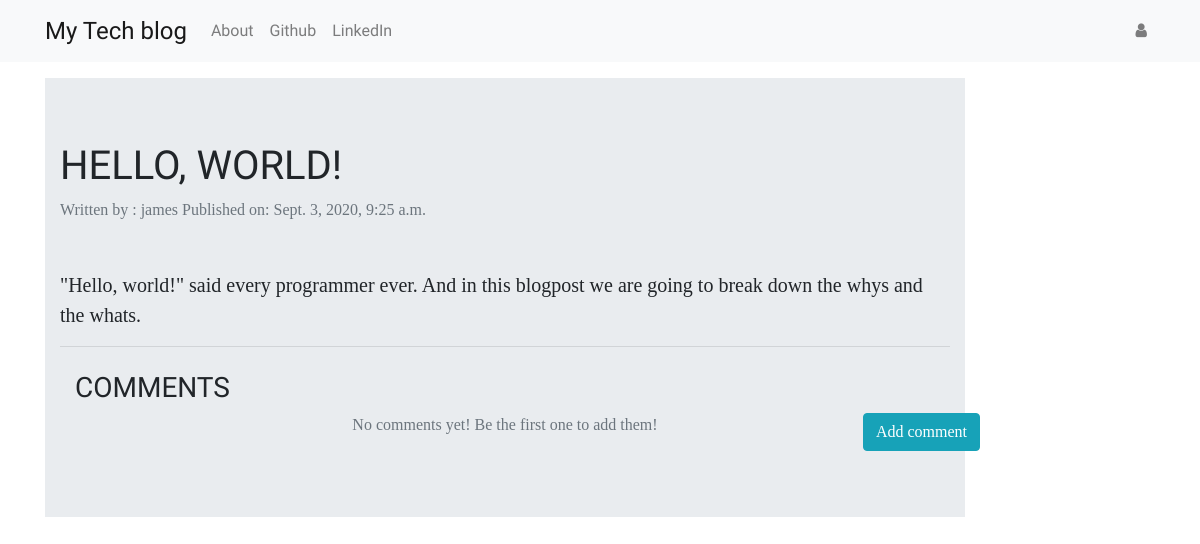
/post/1, run on an earlier commit of the app's database.
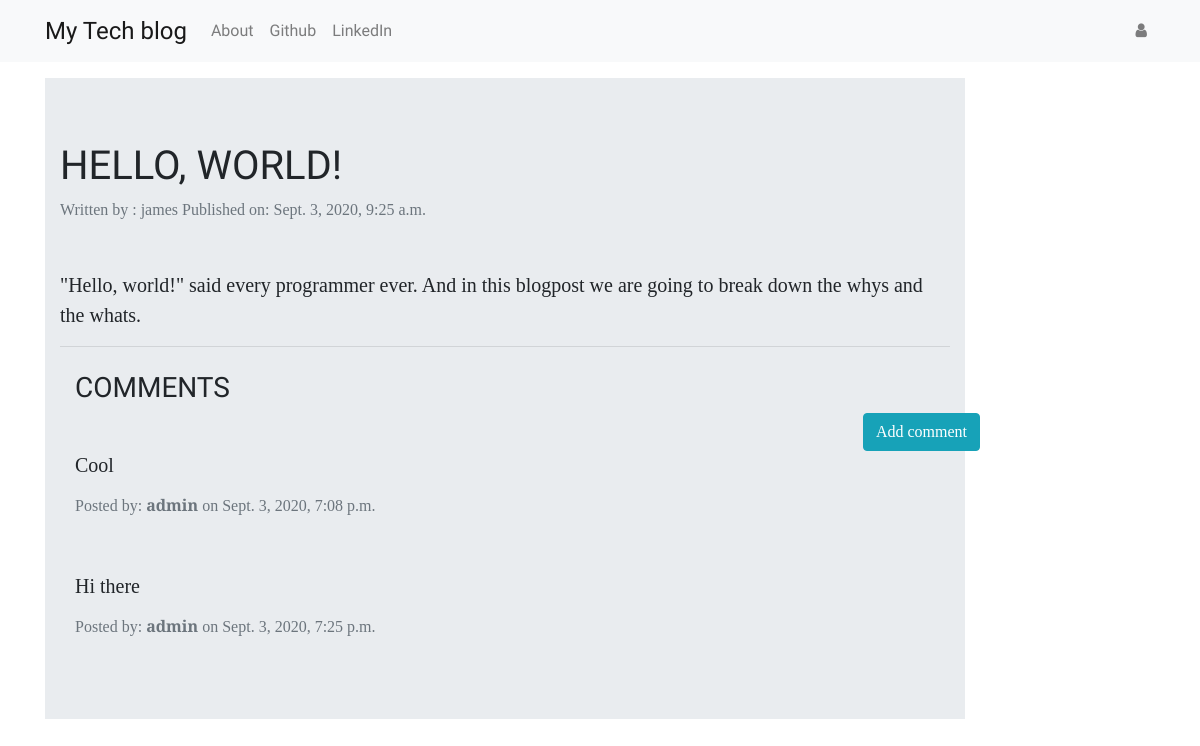
And on a later commit of the database.
### blog/models.py (models this page shows, shortened)
class Post(models.Model):
    author = models.ForeignKey(
        settings.AUTH_USER_MODEL,
        on_delete=models.CASCADE,
    )
    title = models.CharField(max_length=200)
    text = models.TextField()
    created_date = models.DateTimeField(default=timezone.now)
    published_date = models.DateTimeField(blank=True, null=True)

class Comment(models.Model):
    post = models.ForeignKey(Post, related_name='comments', on_delete=models.CASCADE)
    author = models.ForeignKey(
        settings.AUTH_USER_MODEL,
        on_delete=models.CASCADE,
    )
    text = models.TextField()
    created_date = models.DateTimeField(default=timezone.now)
    approved_comment = models.BooleanField(default=False)

### blog/views.py (the view)
# urls.py: path('post/<int:pk>', views.PostDetailView.as_view(), name='post_detail'),
class PostDetailView(DetailView):
    model = Post

### blog/templates/blog/post_detail.html (shortened to what this page needs)
{% extends 'blog/base.html' %}
{% block content %}
<div class="jumbotron jumbotron-fluid">
  <div class="container">
        <h1 class="text-uppercase" style="font-family: 'Raleway';">{{ post.title }}</h1>
        {% if post.published_date %}
            <div class="text-muted mt-1">
                Written by : {{post.author}}
               Published on: {{ post.published_date }}
            </div>
        {% else %}
            <a class="btn btn-outline-dark" href="{% url 'post_publish' pk=post.pk %}">Publish</a>
        {% endif %}
        <p class="lead mt-5">{{post.text|safe|linebreaksbr}}</p>
   <hr class="mb-4">
  <div class="container">
      <h3 class="techfont text-uppercase" style="font-family: 'Raleway';">Comments</h3>
      <a class="btn btn-info btn-comment" href="{% url 'add_comment_to_post' pk=post.pk %}">Add comment</a>
  {% for comment in post.comments.all %}
  <br>
      {% if user.is_authenticated or comment.approved_comment %}
          <h5 class="mt-3">{{ comment.text|safe|linebreaks }}</h5>
      <p class="text-muted">Posted by: <strong>{{ comment.author }}</strong> on <span class="text-muted">{{ comment.created_date }}</span></p>
      {% endif %}
  {% empty %}
        <p class="text-muted text-center">No comments yet! Be the first one to add them!</p>
  {% endfor %}
</div>
</div>
</div>
{% endblock %}

### blog/templates/blog/base.html (shortened to what this page needs)
<!DOCTYPE html>
{% load static %}
<html>
  <head>
     <link rel="stylesheet" href="https://stackpath.bootstrapcdn.com/bootstrap/4.5.2/css/bootstrap.min.css">
    <link href="https://maxcdn.bootstrapcdn.com/font-awesome/4.7.0/css/font-awesome.min.css" rel="stylesheet">
    <link rel="stylesheet" href="//cdn.jsdelivr.net/medium-editor/latest/css/medium-editor.min.css" type="text/css" media="screen" charset="utf-8">
    <link rel="stylesheet" href="{% static 'css/blog.css' %}">
  </head>
  <body>
    <nav class="navbar navbar-expand-lg navbar-light bg-light techfont">
      <div class="container">
        <div class="navbar-nav align-items-center">
          <a class="navbar-brand bigbrand" href="{% url 'post_list' %}">My Tech blog</a>
          <a class="nav-item nav-link" href="{% url 'about' %}">About</a>
          <a class="nav-item nav-link" href="https://www.github.com">Github</a>
          <a class="nav-item nav-link" href="https://www.linkedin.com">LinkedIn</a>
        </div>
        <div class="navbar-nav align-items-center ml-auto">
          {% if user.is_authenticated %}
            <a class="nav-item nav-link" href="{% url 'post_new' %}">New Post</a>
            <a class="nav-item nav-link" href="{% url 'post_draft_list' %}">Drafts</a>
            <a class="nav-item nav-link" href="{% url 'logout' %}">Log out</a>
            <a >Welcome: {{ user.username }}</a>
          {% else %}
            <a class="nav-item nav-link" href="{% url 'login' %}" aria-label="Login">
              <span class="fa fa-user" aria-hidden="true"></span></a>
          {% endif %}
        </div>
      </div>
    </nav>
          <div class="content container mt-3">
              <div class="row">
                  <div class="col-md-10">
                    <div class="blog_posts">
                      {% block content %}
                      {% endblock %}
                    </div>
                  </div>
              </div>
          </div>
  </body>
</html>

### blog/static/css/blog.css (style rules this page uses)
body { font-family: 'Merriweather', serif; }
.techfont { font-family: 'Raleway', sans-serif; }
.btn-comment { position: absolute; right: 0px; }
.bigbrand { font-size: 1.5em; }

What changed in the data, as far as the page shows it:
added Comment: text "Cool", author "admin", created_date "Sept. 3, 2020, 7:08 p.m."
added Comment: text "Hi there", author "admin", created_date "Sept. 3, 2020, 7:25 p.m."
Also different on the page:
text no longer shown: "No comments yet! Be the first one to add them!"
